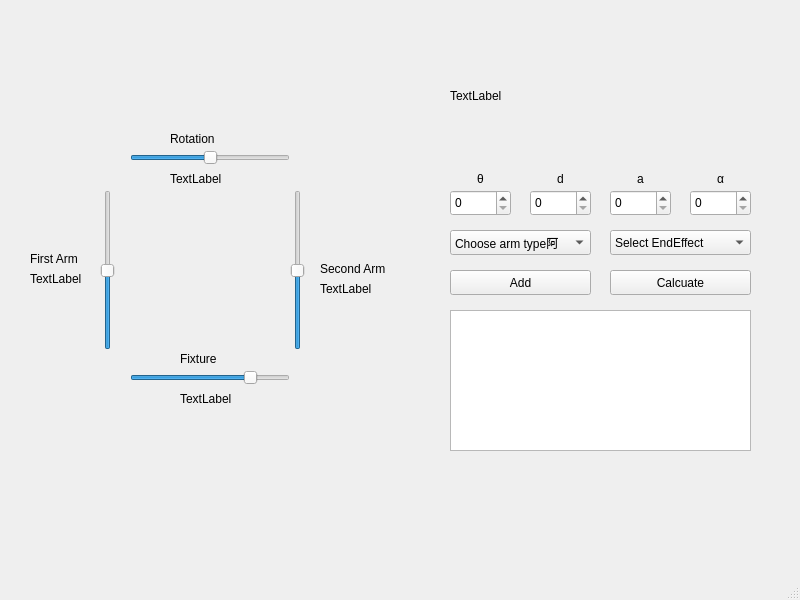
<?xml version="1.0" encoding="UTF-8"?>
<ui version="4.0">
 <class>MainWindow</class>
 <widget class="QMainWindow" name="MainWindow">
  <property name="geometry">
   <rect>
    <x>0</x>
    <y>0</y>
    <width>800</width>
    <height>600</height>
   </rect>
  </property>
  <property name="windowTitle">
   <string>MainWindow</string>
  </property>
  <widget class="QWidget" name="centralwidget">
   <widget class="QSlider" name="Rotation">
    <property name="geometry">
     <rect>
      <x>130</x>
      <y>150</y>
      <width>160</width>
      <height>16</height>
     </rect>
    </property>
    <property name="minimum">
     <number>-90</number>
    </property>
    <property name="maximum">
     <number>90</number>
    </property>
    <property name="orientation">
     <enum>Qt::Horizontal</enum>
    </property>
   </widget>
   <widget class="QSlider" name="First_arm">
    <property name="geometry">
     <rect>
      <x>100</x>
      <y>190</y>
      <width>16</width>
      <height>160</height>
     </rect>
    </property>
    <property name="minimum">
     <number>-90</number>
    </property>
    <property name="maximum">
     <number>90</number>
    </property>
    <property name="orientation">
     <enum>Qt::Vertical</enum>
    </property>
   </widget>
   <widget class="QSlider" name="Second_arm">
    <property name="geometry">
     <rect>
      <x>290</x>
      <y>190</y>
      <width>16</width>
      <height>160</height>
     </rect>
    </property>
    <property name="minimum">
     <number>-90</number>
    </property>
    <property name="maximum">
     <number>90</number>
    </property>
    <property name="orientation">
     <enum>Qt::Vertical</enum>
    </property>
   </widget>
   <widget class="QSlider" name="Fixture">
    <property name="geometry">
     <rect>
      <x>130</x>
      <y>370</y>
      <width>160</width>
      <height>16</height>
     </rect>
    </property>
    <property name="minimum">
     <number>-90</number>
    </property>
    <property name="maximum">
     <number>25</number>
    </property>
    <property name="orientation">
     <enum>Qt::Horizontal</enum>
    </property>
   </widget>
   <widget class="QLabel" name="label">
    <property name="geometry">
     <rect>
      <x>170</x>
      <y>130</y>
      <width>67</width>
      <height>17</height>
     </rect>
    </property>
    <property name="text">
     <string>Rotation</string>
    </property>
   </widget>
   <widget class="QLabel" name="label_2">
    <property name="geometry">
     <rect>
      <x>180</x>
      <y>350</y>
      <width>67</width>
      <height>17</height>
     </rect>
    </property>
    <property name="text">
     <string>Fixture</string>
    </property>
   </widget>
   <widget class="QLabel" name="label_3">
    <property name="geometry">
     <rect>
      <x>30</x>
      <y>250</y>
      <width>67</width>
      <height>17</height>
     </rect>
    </property>
    <property name="text">
     <string>First Arm</string>
    </property>
   </widget>
   <widget class="QLabel" name="label_4">
    <property name="geometry">
     <rect>
      <x>320</x>
      <y>260</y>
      <width>91</width>
      <height>17</height>
     </rect>
    </property>
    <property name="text">
     <string>Second Arm</string>
    </property>
   </widget>
   <widget class="QLabel" name="Rotation_value">
    <property name="geometry">
     <rect>
      <x>170</x>
      <y>170</y>
      <width>67</width>
      <height>17</height>
     </rect>
    </property>
    <property name="text">
     <string>TextLabel</string>
    </property>
   </widget>
   <widget class="QLabel" name="Fixture_value">
    <property name="geometry">
     <rect>
      <x>180</x>
      <y>390</y>
      <width>67</width>
      <height>17</height>
     </rect>
    </property>
    <property name="text">
     <string>TextLabel</string>
    </property>
   </widget>
   <widget class="QLabel" name="First_value">
    <property name="geometry">
     <rect>
      <x>30</x>
      <y>270</y>
      <width>67</width>
      <height>17</height>
     </rect>
    </property>
    <property name="text">
     <string>TextLabel</string>
    </property>
   </widget>
   <widget class="QLabel" name="Second_value">
    <property name="geometry">
     <rect>
      <x>320</x>
      <y>280</y>
      <width>67</width>
      <height>17</height>
     </rect>
    </property>
    <property name="text">
     <string>TextLabel</string>
    </property>
   </widget>
   <widget class="QSpinBox" name="spinBox">
    <property name="geometry">
     <rect>
      <x>450</x>
      <y>190</y>
      <width>61</width>
      <height>26</height>
     </rect>
    </property>
   </widget>
   <widget class="QSpinBox" name="spinBox_2">
    <property name="geometry">
     <rect>
      <x>530</x>
      <y>190</y>
      <width>61</width>
      <height>26</height>
     </rect>
    </property>
   </widget>
   <widget class="QSpinBox" name="spinBox_3">
    <property name="geometry">
     <rect>
      <x>610</x>
      <y>190</y>
      <width>61</width>
      <height>26</height>
     </rect>
    </property>
   </widget>
   <widget class="QSpinBox" name="spinBox_4">
    <property name="geometry">
     <rect>
      <x>690</x>
      <y>190</y>
      <width>61</width>
      <height>26</height>
     </rect>
    </property>
   </widget>
   <widget class="QPushButton" name="pushButton">
    <property name="geometry">
     <rect>
      <x>610</x>
      <y>270</y>
      <width>141</width>
      <height>25</height>
     </rect>
    </property>
    <property name="text">
     <string>Calcuate</string>
    </property>
   </widget>
   <widget class="QLabel" name="label_5">
    <property name="geometry">
     <rect>
      <x>450</x>
      <y>60</y>
      <width>301</width>
      <height>71</height>
     </rect>
    </property>
    <property name="text">
     <string>TextLabel</string>
    </property>
   </widget>
   <widget class="QPushButton" name="Add">
    <property name="geometry">
     <rect>
      <x>450</x>
      <y>270</y>
      <width>141</width>
      <height>25</height>
     </rect>
    </property>
    <property name="text">
     <string>Add</string>
    </property>
   </widget>
   <widget class="QTextEdit" name="textEdit">
    <property name="geometry">
     <rect>
      <x>450</x>
      <y>310</y>
      <width>301</width>
      <height>141</height>
     </rect>
    </property>
   </widget>
   <widget class="QComboBox" name="armTypeComboBox">
    <property name="geometry">
     <rect>
      <x>450</x>
      <y>230</y>
      <width>141</width>
      <height>25</height>
     </rect>
    </property>
    <item>
     <property name="text">
      <string>Choose arm type阿</string>
     </property>
    </item>
    <item>
     <property name="text">
      <string>Cartesian</string>
     </property>
    </item>
    <item>
     <property name="text">
      <string>Spherical coordinates</string>
     </property>
    </item>
    <item>
     <property name="text">
      <string>Cylindrical coordinates</string>
     </property>
    </item>
   </widget>
   <widget class="QComboBox" name="endEffectorComboBox">
    <property name="geometry">
     <rect>
      <x>610</x>
      <y>230</y>
      <width>141</width>
      <height>25</height>
     </rect>
    </property>
    <item>
     <property name="text">
      <string>Select EndEffect</string>
     </property>
    </item>
    <item>
     <property name="text">
      <string>RPY</string>
     </property>
    </item>
    <item>
     <property name="text">
      <string>Euler</string>
     </property>
    </item>
   </widget>
   <widget class="QLabel" name="label_6">
    <property name="geometry">
     <rect>
      <x>450</x>
      <y>170</y>
      <width>61</width>
      <height>17</height>
     </rect>
    </property>
    <property name="text">
     <string>θ</string>
    </property>
    <property name="alignment">
     <set>Qt::AlignCenter</set>
    </property>
   </widget>
   <widget class="QLabel" name="label_7">
    <property name="geometry">
     <rect>
      <x>530</x>
      <y>170</y>
      <width>61</width>
      <height>17</height>
     </rect>
    </property>
    <property name="text">
     <string>d</string>
    </property>
    <property name="alignment">
     <set>Qt::AlignCenter</set>
    </property>
   </widget>
   <widget class="QLabel" name="label_8">
    <property name="geometry">
     <rect>
      <x>610</x>
      <y>170</y>
      <width>61</width>
      <height>17</height>
     </rect>
    </property>
    <property name="text">
     <string>a</string>
    </property>
    <property name="alignment">
     <set>Qt::AlignCenter</set>
    </property>
   </widget>
   <widget class="QLabel" name="label_9">
    <property name="geometry">
     <rect>
      <x>690</x>
      <y>170</y>
      <width>61</width>
      <height>17</height>
     </rect>
    </property>
    <property name="text">
     <string>α</string>
    </property>
    <property name="alignment">
     <set>Qt::AlignCenter</set>
    </property>
   </widget>
  </widget>
  <widget class="QMenuBar" name="menubar">
   <property name="geometry">
    <rect>
     <x>0</x>
     <y>0</y>
     <width>800</width>
     <height>28</height>
    </rect>
   </property>
  </widget>
  <widget class="QStatusBar" name="statusbar"/>
 </widget>
 <resources/>
 <connections/>
</ui>
